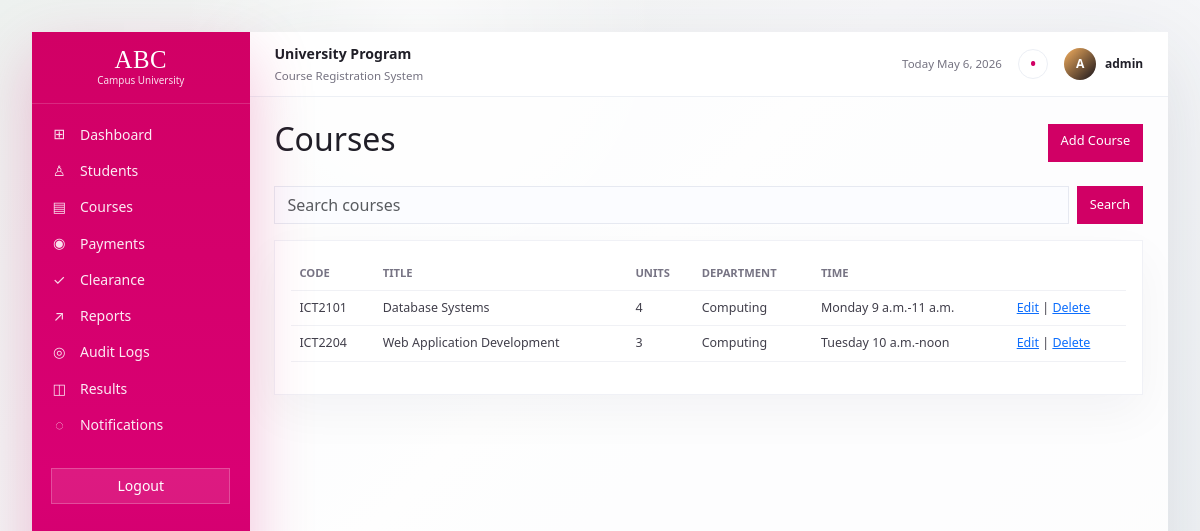
Screenshot of /courses/ (signed in) with the database file from the repository.
### apps/accounts/models.py (models this page shows, shortened)
class User(AbstractUser):
    class Roles(models.TextChoices):
        ADMIN = "ADMIN", "Admin"
        STAFF = "STAFF", "Staff"
        STUDENT = "STUDENT", "Student"
    role = models.CharField(max_length=20, choices=Roles.choices, default=Roles.STUDENT)
    @property
    def is_staff_role(self):
        return self.role in {self.Roles.ADMIN, self.Roles.STAFF} or self.is_superuser

### apps/courses/models.py (models this page shows, shortened)
class Course(models.Model):
    class Weekday(models.TextChoices):
        MONDAY = "MON", "Monday"
        TUESDAY = "TUE", "Tuesday"
        WEDNESDAY = "WED", "Wednesday"
        THURSDAY = "THU", "Thursday"
        FRIDAY = "FRI", "Friday"
        SATURDAY = "SAT", "Saturday"
    code = models.CharField(max_length=20, unique=True)
    title = models.CharField(max_length=160)
    credit_units = models.PositiveSmallIntegerField()
    department = models.CharField(max_length=120)
    prerequisites = models.ManyToManyField("self", symmetrical=False, blank=True)
    weekday = models.CharField(max_length=3, choices=Weekday.choices, default=Weekday.MONDAY)
    start_time = models.TimeField()
    end_time = models.TimeField()
    semester = models.CharField(max_length=30, default="Semester 1")
    active = models.BooleanField(default=True)
    class Meta:
        ordering = ["code"]

### apps/courses/views.py (the view)
# urls.py: path("", views.course_list, name="course_list"),
@staff_required
def course_list(request):
    query = request.GET.get("q", "")
    courses = Course.objects.prefetch_related("prerequisites")
    if query:
        courses = courses.filter(code__icontains=query) | courses.filter(title__icontains=query)
    page = Paginator(courses.distinct(), 10).get_page(request.GET.get("page"))
    return render(request, "courses/course_list.html", {"page": page, "query": query})

### templates/courses/course_list.html (shortened to what this page needs)
{% extends "base.html" %}
{% block content %}
<div class="page-header"><h2>Courses</h2><a class="btn btn-primary" href="{% url 'course_create' %}">Add Course</a></div>
<form class="searchbar"><input class="form-control" name="q" value="{{ query }}" placeholder="Search courses"><button class="btn btn-dark">Search</button></form>
<div class="panel"><table class="table table-hover"><thead><tr><th>Code</th><th>Title</th><th>Units</th><th>Department</th><th>Time</th><th></th></tr></thead><tbody>{% for course in page %}<tr><td>{{ course.code }}</td><td>{{ course.title }}</td><td>{{ course.credit_units }}</td><td>{{ course.department }}</td><td>{{ course.get_weekday_display }} {{ course.start_time }}-{{ course.end_time }}</td><td><a href="{% url 'course_update' course.pk %}">Edit</a> | <a href="{% url 'course_delete' course.pk %}">Delete</a></td></tr>{% empty %}<tr><td colspan="6">No courses found.</td></tr>{% endfor %}</tbody></table></div>
{% endblock %}

### templates/base.html (shortened to what this page needs)
{% load static %}
<!doctype html>
<html lang="en">
<head>
  <link href="https://cdn.jsdelivr.net/npm/bootstrap@5.3.3/dist/css/bootstrap.min.css" rel="stylesheet">
  <link rel="stylesheet" href="{% static 'css/style.css' %}">
</head>
<body class="{% block body_class %}{% endblock %}">
  <div class="app-shell">
    {% if user.is_authenticated %}
      <aside class="sidebar">
        <div class="sidebar-brand">
          <strong>ABC</strong>
          <span>Campus University</span>
        </div>
        <nav class="sidebar-nav">
        <a href="{% url 'dashboard' %}"><span>⊞</span>Dashboard</a>
        {% if user.is_staff_role or user.is_superuser %}
          <a href="{% url 'student_list' %}"><span>♙</span>Students</a>
          <a href="{% url 'course_list' %}"><span>▤</span>Courses</a>
          <a href="{% url 'payment_list' %}"><span>◉</span>Payments</a>
          <a href="{% url 'clearance_list' %}"><span>✓</span>Clearance</a>
          <a href="{% url 'reports_dashboard' %}"><span>↗</span>Reports</a>
          <a href="{% url 'audit_logs' %}"><span>◎</span>Audit Logs</a>
        {% else %}
          <a href="{% url 'student_portal' %}"><span>♙</span>Student Portal</a>
          <a href="{% url 'register_course' %}"><span>▤</span>Register Courses</a>
          <a href="{% url 'registration_slip' %}"><span>▣</span>Download Slip</a>
        {% endif %}
        <a href="{% url 'result_list' %}"><span>◫</span>Results</a>
        <a href="{% url 'notification_list' %}"><span>◌</span>Notifications</a>
        </nav>
        <form method="post" action="{% url 'logout' %}">
          <button class="sidebar-logout">Logout</button>
        </form>
      </aside>
    {% endif %}
    <main class="content">
      {% if user.is_authenticated %}
        <header class="topbar">
          <div>
            <strong>{% block workspace_title %}University Program{% endblock %}</strong>
            <span>{% block workspace_subtitle %}Course Registration System{% endblock %}</span>
          </div>
          <div class="topbar-actions">
            <span>Today {% now "F j, Y" %}</span>
            <a href="{% url 'notification_list' %}" class="notification-dot">•</a>
            <div class="user-chip">
              <span>{{ user.username|slice:":1"|upper }}</span>
              <strong>{{ user.get_full_name|default:user.username }}</strong>
            </div>
          </div>
        </header>
      {% endif %}
      {% block content %}{% endblock %}
    </main>
  </div>
</body>
</html>

### static/css/style.css (style rules this page uses)
body { background: radial-gradient(circle at 35% 4%, rgba(255, 255, 255, .85), transparent 15rem), linear-gradient(135deg, #edf1ef 0%, #f7f7f9 45%, #eef2f5 100%); color: #201f28; font-size: 14px; }
.app-shell { display: flex; min-height: 100vh; padding: 2rem; }
.sidebar { background: linear-gradient(180deg, #d10065 0%, #d90073 60%, #c70068 100%); color: #fff; flex: 0 0 13.6rem; padding: 0; position: sticky; top: 2rem; height: calc(100vh - 4rem); border-radius: 0; box-shadow: 0 24px 60px rgba(209, 0, 101, .24); overflow-y: auto; }
.sidebar-brand { border-bottom: 1px solid rgba(255, 255, 255, .16); padding: 1rem 1.25rem .95rem; text-align: center; }
.sidebar-brand strong { display: block; font-family: Georgia, serif; font-size: 1.55rem; font-weight: 400; letter-spacing: .02em; line-height: 1; }
.sidebar-brand span { display: block; font-size: .62rem; opacity: .88; }
.sidebar-nav { padding: .75rem 0; }
.sidebar a { align-items: center; color: rgba(255, 255, 255, .92); display: flex; gap: .8rem; min-height: 2.15rem; padding: .46rem 1.2rem; text-decoration: none; transition: background .15s ease, color .15s ease; }
.sidebar a span { align-items: center; display: inline-flex; font-size: .9rem; justify-content: center; opacity: .95; width: 1rem; }
.sidebar-logout { background: rgba(255,255,255,.1); border: 1px solid rgba(255,255,255,.22); color: #fff; margin: .8rem 1.2rem 1.2rem; min-height: 2.25rem; width: calc(100% - 2.4rem); }
.content { flex: 1; background: rgba(255, 255, 255, .84); box-shadow: 0 24px 80px rgba(42, 50, 64, .12); min-height: calc(100vh - 4rem); overflow: hidden; padding: 0; }
.page-header { align-items: center; display: flex; justify-content: space-between; gap: 1rem; margin-bottom: 1.2rem; }
.topbar { align-items: center; background: rgba(255,255,255,.92); border-bottom: 1px solid #edf0f5; display: flex; justify-content: space-between; min-height: 4.05rem; padding: 0 1.55rem; }
.topbar strong { display: block; font-size: .88rem; }
.topbar span { color: #757381; font-size: .72rem; }
.topbar-actions { align-items: center; display: flex; gap: 1rem; }
.notification-dot { align-items: center; background: #fff; border: 1px solid #eceff5; border-radius: 50%; color: #d10065; display: inline-flex; font-size: 1.2rem; height: 1.9rem; justify-content: center; line-height: 1; text-decoration: none; width: 1.9rem; }
.user-chip { align-items: center; display: flex; gap: .55rem; }
.user-chip span { align-items: center; background: linear-gradient(135deg, #f6b05f, #17141b); border-radius: 50%; color: #fff; display: inline-flex; font-size: .76rem; font-weight: 700; height: 2rem; justify-content: center; width: 2rem; }
.user-chip strong { font-size: .75rem; }
.content > .page-header, .content > .row, .content > .panel, .content > .stat-card, .content > form, .content > .student-hero, .content > .analytics-grid, .content > .section-title, .content > .meter-grid, .content > .activity-grid, .content > nav { margin-left: 1.55rem; margin-right: 1.55rem; }
.content > .page-header:first-of-type { margin-top: 1.45rem; }
.panel, .stat-card, .form-card { background: #fff; border: 1px solid #f0f1f6; border-radius: 0; padding: 1rem; box-shadow: 0 18px 45px rgba(34, 34, 52, .045); }
.app-table td, .table td, .table th { border-color: #f0f1f5; color: #413f4b; font-size: .78rem; vertical-align: middle; }
.table thead th { color: #777484; font-size: .7rem; font-weight: 800; text-transform: uppercase; }
.searchbar { display: flex; gap: .5rem; margin-bottom: 1rem; }
.searchbar .form-control, .form-grid input, .form-grid select, .form-grid textarea, .form-card input { background: #fbfcff; border: 1px solid #e6e9f1; border-radius: 0; box-shadow: none; min-height: 2.4rem; }
.btn { border-radius: 0; font-size: .8rem; min-height: 2.35rem; }
.btn-primary, .btn-dark { background: #d10065; border-color: #d10065; }

### rows the page displays
User: username "A", get_full_name "admin"
Course: code "ICT2101", title "Database Systems", credit_units "4", department "Computing", weekday "Monday", start_time "9 a.m.", end_time "11 a.m."
Course: code "ICT2204", title "Web Application Development", credit_units "3", department "Computing", weekday "Tuesday", start_time "10 a.m.", end_time "noon"
